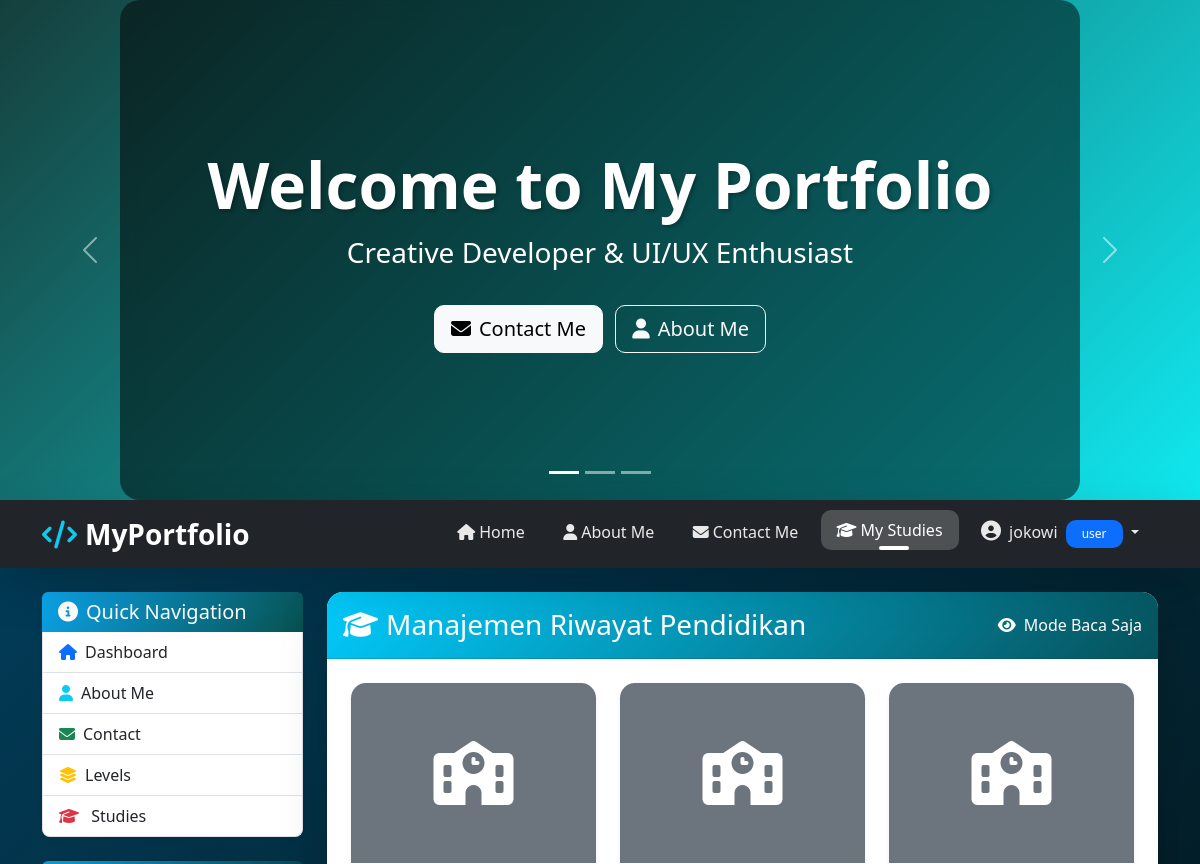
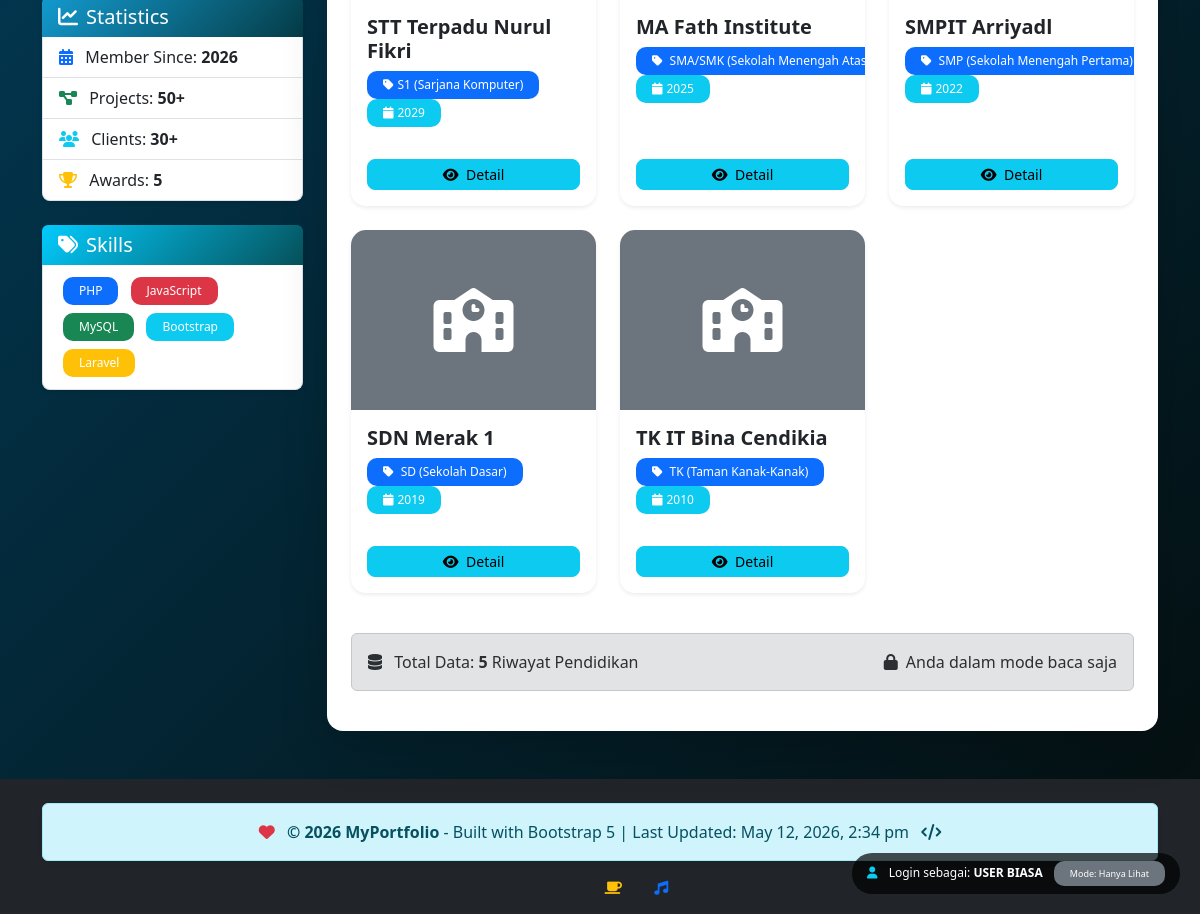
The page /index.php?page=studies (signed in) on the database its author committed (2 pictures, top to bottom).
### tables this page shows
CREATE TABLE `studies` (
  `id` int(11) NOT NULL,
  `nama` varchar(100) NOT NULL,
  `idlevel` int(11) NOT NULL,
  `keterangan` text DEFAULT NULL,
  `tahun_lulus` year(4) DEFAULT NULL,
  `foto_sekolah` varchar(255) DEFAULT NULL,
  `created_at` timestamp NOT NULL DEFAULT current_timestamp()
);

CREATE TABLE `level` (
  `id` int(11) NOT NULL,
  `nama` varchar(50) NOT NULL,
  `created_at` timestamp NOT NULL DEFAULT current_timestamp()
);

### config/database.php (called while the page is built, shortened)
<?php
if (!function_exists('isAdmin')) {
    function isAdmin() {
        return isset($_SESSION['role']) && $_SESSION['role'] === 'admin';
    }
}
?>

### views/studies.php (the view, shortened to what this page needs)
<?php
require_once 'config/database.php';
$isAdmin = isAdmin();
$studies = $pdo->query("
    SELECT s.*, l.nama as level_name
    FROM studies s
    JOIN level l ON s.idlevel = l.id
    ORDER BY s.tahun_lulus DESC
")->fetchAll();
?>
<div class="admin-badge">
    <div class="role-badge">
        <i class="fas <?php echo $isAdmin ? 'fa-crown text-warning' : 'fa-user text-info'; ?> me-2"></i>
        Login sebagai: <strong><?php echo $isAdmin ? 'ADMINISTRATOR' : 'USER BIASA'; ?></strong>
        <?php if(!$isAdmin): ?>
        <span class="ms-2 badge bg-secondary">Mode: Hanya Lihat</span>
        <?php endif; ?>
    </div>
</div>
<div class="card shadow-lg border-0 rounded-4">
    <div class="card-header <?php echo $isAdmin ? 'bg-gradient-success' : 'bg-gradient-danger'; ?> text-white rounded-top-4 p-3 d-flex justify-content-between align-items-center">
        <h3 class="mb-0"><i class="fas fa-graduation-cap me-2"></i>Manajemen Riwayat Pendidikan</h3>
        <?php if($isAdmin): ?>
        <button type="button" class="btn btn-light rounded-pill px-4"
                data-bs-toggle="modal" data-bs-target="#modalTambah">
            <i class="fas fa-plus me-2"></i>Tambah Pendidikan
        </button>
        <?php else: ?>
        <div class="text-white">
            <i class="fas fa-eye me-2"></i>Mode Baca Saja
        </div>
        <?php endif; ?>
    </div>
    <div class="card-body p-4">
        <?php if(count($studies) > 0): ?>
            <div class="row">
                <?php foreach($studies as $study): ?>
                <div class="col-md-6 col-lg-4 mb-4">
                    <div class="study-card card border-0 shadow-sm">
                        <?php if($study['foto_sekolah'] && file_exists('../assets/uploads/' . $study['foto_sekolah'])): ?>
                            <img src="../assets/uploads/<?php echo $study['foto_sekolah']; ?>" class="card-img-top" alt="Foto Sekolah">
                        <?php else: ?>
                            <div class="card-img-top bg-secondary d-flex align-items-center justify-content-center">
                                <i class="fas fa-school fa-4x text-white"></i>
                            </div>
                        <?php endif; ?>
                        <div class="card-body">
                            <h5 class="card-title fw-bold"><?php echo htmlspecialchars($study['nama']); ?></h5>
                            <div class="mb-2">
                                <span class="badge bg-primary">
                                    <i class="fas fa-tag me-1"></i><?php echo $study['level_name']; ?>
                                </span>
                                <span class="badge bg-info">
                                    <i class="fas fa-calendar me-1"></i><?php echo $study['tahun_lulus']; ?>
                                </span>
                            </div>
                        </div>
                        <div class="card-footer bg-white border-0 pb-3">
                            <div class="btn-group-custom">
                                <button type="button" class="btn btn-info btn-sm"
                                        data-bs-toggle="modal"
                                        data-bs-target="#modalDetail<?php echo $study['id']; ?>">
                                    <i class="fas fa-eye me-1"></i> Detail
                                </button>
                            </div>
                        </div>
                    </div>
                </div>
                <?php endforeach; ?>
            </div>
            <div class="alert alert-secondary mt-3">
                <i class="fas fa-database me-2"></i>
                Total Data: <strong><?php echo count($studies); ?></strong> Riwayat Pendidikan
                <?php if(!$isAdmin): ?>
                <span class="float-end">
                    <i class="fas fa-lock me-1"></i> Anda dalam mode baca saja
                </span>
                <?php endif; ?>
            </div>
        <?php endif; ?>
    </div>
</div>

### assets/css/style.css (style rules this page uses)
* { margin: 0; padding: 0; box-sizing: border-box; }
body { font-family: 'Segoe UI', Tahoma, Geneva, Verdana, sans-serif; background: linear-gradient(135deg, #014567 0%, #000909fa 100%); min-height: 100vh; }
.bg-gradient-danger { background: linear-gradient(135deg, #0ca7ef 0%, #08514e 100%); }
.card { transition: transform 0.3s ease, box-shadow 0.3s ease; border: none; }
.btn { transition: all 0.3s ease; border-radius: 10px; }
.badge { padding: 0.5rem 1rem; border-radius: 10px; font-weight: 500; }

### views/studies.php (style rules this page uses)
.bg-gradient-danger { background: linear-gradient(135deg, #02cbfdff 0%, #06525bff 100%); }
.study-card { transition: all 0.3s ease; border-radius: 15px; overflow: hidden; height: 100%; }
.card-img-top { height: 180px; object-fit: cover; }
.btn-group-custom { display: flex; gap: 5px; }
.btn-group-custom .btn { flex: 1; border-radius: 8px; }
.admin-badge { position: fixed; bottom: 20px; right: 20px; z-index: 1000; }
.role-badge { background: rgba(0,0,0,0.7); color: white; padding: 8px 15px; border-radius: 20px; font-size: 12px; }

### rows shown on the page
studies: nama "STT Terpadu Nurul Fikri", idlevel.nama "S1 (Sarjana Komputer)", tahun_lulus "2029"
studies: nama "MA Fath Institute", idlevel.nama "SMA/SMK (Sekolah Menengah…", tahun_lulus "2025"
studies: nama "SMPIT Arriyadl", idlevel.nama "SMP (Sekolah Menengah Pertama)", tahun_lulus "2022"
studies: nama "SDN Merak 1", idlevel.nama "SD (Sekolah Dasar)", tahun_lulus "2019"
studies: nama "TK IT Bina Cendikia", idlevel.nama "TK (Taman Kanak-Kanak)", tahun_lulus "2010"

### other values the page prints
$_SESSION['name'] "jokowi"
$_SESSION['role'] "user"
count($studies) "5"
